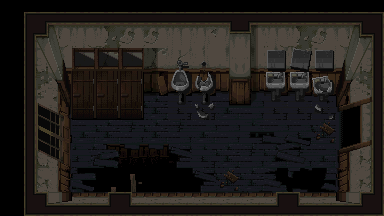

The image is a tile-based game level rendered from a .tmx file. Its description and source (layers, tilesets, objects; grid data summarised) follow:
An orthogonal 16x9 tile map with 24x24 px tiles, 2 tile layers (Background, Foreground), 2 tilesets.

<map version="1.0" tiledversion="1.1.5" orientation="orthogonal" renderorder="right-down" width="16" height="9" tilewidth="24" tileheight="24" infinite="0" nextobjectid="1">
 <tileset firstgid="1" name="BoysBathroomTileset" tilewidth="24" tileheight="24" tilecount="120" columns="10">
  <image source="BoysBathroomTileset.png" width="240" height="288" />
  <tile id="0">
   <properties>
    <property name="blocked" value="" />
   </properties>
  </tile>
  <tile id="1">
   <properties>
    <property name="blocked" value="" />
   </properties>
  </tile>
  <tile id="2">
   <properties>
    <property name="blocked" value="" />
   </properties>
  </tile>
  <tile id="3">
   <properties>
    <property name="blocked" value="" />
   </properties>
  </tile>
  <tile id="4">
   <properties>
    <property name="blocked" value="" />
   </properties>
  </tile>
  <tile id="5">
   <properties>
    <property name="blocked" value="" />
   </properties>
  </tile>
  <tile id="6">
   <properties>
    <property name="blocked" value="" />
   </properties>
  </tile>
  <tile id="7">
   <properties>
    <property name="blocked" value="" />
   </properties>
  </tile>
  <tile id="8">
   <properties>
    <property name="blocked" value="" />
   </properties>
  </tile>
  <tile id="9">
   <properties>
    <property name="blocked" value="" />
   </properties>
  </tile>
  <tile id="10">
   <properties>
    <property name="blocked" value="" />
   </properties>
  </tile>
  <tile id="11">
   <properties>
    <property name="blocked" value="" />
   </properties>
  </tile>
  <tile id="12">
   <properties>
    <property name="blocked" value="" />
   </properties>
  </tile>
  <tile id="13">
   <properties>
    <property name="blocked" value="" />
   </properties>
  </tile>
  <tile id="14">
   <properties>
    <property name="blocked" value="" />
   </properties>
  </tile>
  <tile id="15">
   <properties>
    <property name="blocked" value="" />
   </properties>
  </tile>
  <tile id="16">
   <properties>
    <property name="blocked" value="" />
   </properties>
  </tile>
  <tile id="17">
   <properties>
    <property name="blocked" value="" />
   </properties>
  </tile>
  <tile id="18">
   <properties>
    <property name="blocked" value="" />
   </properties>
  </tile>
  <tile id="19">
   <properties>
    <property name="blocked" value="" />
   </properties>
  </tile>
  <tile id="20">
   <properties>
    <property name="blocked" value="" />
   </properties>
  </tile>
  <tile id="21">
   <properties>
    <property name="blocked" value="" />
   </properties>
  </tile>
  <tile id="22">
   <properties>
    <property name="blocked" value="" />
   </properties>
  </tile>
  <tile id="23">
   <properties>
    <property name="blocked" value="" />
   </properties>
  </tile>
  <tile id="24">
   <properties>
    <property name="blocked" value="" />
   </properties>
  </tile>
  <tile id="25">
   <properties>
    <property name="blocked" value="" />
   </properties>
  </tile>
  <tile id="26">
   <properties>
    <property name="blocked" value="" />
   </properties>
  </tile>
  <tile id="27">
   <properties>
    <property name="blocked" value="" />
   </properties>
  </tile>
  <tile id="28">
   <properties>
    <property name="blocked" value="" />
   </properties>
  </tile>
  <tile id="29">
   <properties>
    <property name="blocked" value="" />
   </properties>
  </tile>
  <tile id="30">
   <properties>
    <property name="blocked" value="" />
   </properties>
  </tile>
  <tile id="31">
   <properties>
    <property name="blocked" value="" />
   </properties>
  </tile>
  <tile id="32">
   <properties>
    <property name="blocked" value="" />
   </properties>
  </tile>
  <tile id="33">
   <properties>
    <property name="blocked" value="" />
   </properties>
  </tile>
  <tile id="34">
   <properties>
    <property name="blocked" value="" />
   </properties>
  </tile>
  <tile id="35">
   <properties>
    <property name="blocked" value="" />
   </properties>
  </tile>
  <tile id="36">
   <properties>
    <property name="blocked" value="" />
   </properties>
  </tile>
  <tile id="37">
   <properties>
    <property name="blocked" value="" />
   </properties>
  </tile>
  <tile id="38">
   <properties>
    <property name="blocked" value="" />
   </properties>
  </tile>
  <tile id="39">
   <properties>
    <property name="blocked" value="" />
   </properties>
  </tile>
  <tile id="40">
   <properties>
    <property name="blocked" value="" />
   </properties>
  </tile>
  <tile id="41">
   <properties>
    <property name="blocked" value="" />
   </properties>
  </tile>
  <tile id="42">
   <properties>
    <property name="blocked" value="" />
   </properties>
  </tile>
  <tile id="43">
   <properties>
    <property name="blocked" value="" />
   </properties>
  </tile>
  <tile id="44">
   <properties>
    <property name="blocked" value="" />
   </properties>
  </tile>
  <tile id="45">
   <properties>
    <property name="blocked" value="" />
   </properties>
  </tile>
  <tile id="46">
   <properties>
    <property name="blocked" value="" />
   </properties>
  </tile>
  <tile id="47">
   <properties>
    <property name="blocked" value="" />
   </properties>
  </tile>
  <tile id="48">
   <properties>
    <property name="blocked" value="" />
   </properties>
  </tile>
  <tile id="49">
   <properties>
    <property name="blocked" value="" />
   </properties>
  </tile>
  <tile id="50">
   <properties>
    <property name="blocked" value="" />
   </properties>
  </tile>
  <tile id="58">
   <properties>
    <property name="blocked" value="" />
   </properties>
  </tile>
  <tile id="59">
   <properties>
    <property name="blocked" value="" />
   </properties>
  </tile>
  <tile id="60">
   <properties>
    <property name="blocked" value="" />
   </properties>
  </tile>
  <tile id="61">
   <properties>
    <property name="blocked" value="" />
   </properties>
  </tile>
  <tile id="71">
   <properties>
    <property name="blocked" value="" />
   </properties>
  </tile>
  <tile id="72">
   <properties>
    <property name="blocked" value="" />
   </properties>
  </tile>
  <tile id="73">
   <properties>
    <property name="blocked" value="" />
   </properties>
  </tile>
  <tile id="76">
   <properties>
    <property name="blocked" value="" />
   </properties>
  </tile>
  <tile id="77">
   <properties>
    <property name="blocked" value="" />
   </properties>
  </tile>
  <tile id="83">
   <properties>
    <property name="blocked" value="" />
   </properties>
  </tile>
  <tile id="84">
   <properties>
    <property name="blocked" value="" />
   </properties>
  </tile>
  <tile id="85">
   <properties>
    <property name="blocked" value="" />
   </properties>
  </tile>
  <tile id="86">
   <properties>
    <property name="blocked" value="" />
   </properties>
  </tile>
  <tile id="88">
   <properties>
    <property name="blocked" value="" />
   </properties>
  </tile>
  <tile id="89">
   <properties>
    <property name="blocked" value="" />
   </properties>
  </tile>
  <tile id="92">
   <properties>
    <property name="blocked" value="" />
   </properties>
  </tile>
  <tile id="93">
   <properties>
    <property name="blocked" value="" />
   </properties>
  </tile>
  <tile id="94">
   <properties>
    <property name="blocked" value="" />
   </properties>
  </tile>
  <tile id="95">
   <properties>
    <property name="blocked" value="" />
   </properties>
  </tile>
  <tile id="96">
   <properties>
    <property name="blocked" value="" />
   </properties>
  </tile>
  <tile id="97">
   <properties>
    <property name="blocked" value="" />
   </properties>
  </tile>
  <tile id="98">
   <properties>
    <property name="blocked" value="" />
   </properties>
  </tile>
  <tile id="99">
   <properties>
    <property name="blocked" value="" />
   </properties>
  </tile>
  <tile id="100">
   <properties>
    <property name="blocked" value="" />
   </properties>
  </tile>
  <tile id="101">
   <properties>
    <property name="blocked" value="" />
   </properties>
  </tile>
  <tile id="102">
   <properties>
    <property name="blocked" value="" />
   </properties>
  </tile>
  <tile id="103">
   <properties>
    <property name="blocked" value="" />
   </properties>
  </tile>
  <tile id="104">
   <properties>
    <property name="blocked" value="" />
   </properties>
  </tile>
  <tile id="105">
   <properties>
    <property name="blocked" value="" />
   </properties>
  </tile>
  <tile id="106">
   <properties>
    <property name="blocked" value="" />
   </properties>
  </tile>
  <tile id="107">
   <properties>
    <property name="blocked" value="" />
   </properties>
  </tile>
  <tile id="108">
   <properties>
    <property name="blocked" value="" />
   </properties>
  </tile>
  <tile id="109">
   <properties>
    <property name="blocked" value="" />
   </properties>
  </tile>
  <tile id="110">
   <properties>
    <property name="blocked" value="" />
   </properties>
  </tile>
  <tile id="111">
   <properties>
    <property name="blocked" value="" />
   </properties>
  </tile>
  <tile id="112">
   <properties>
    <property name="blocked" value="" />
   </properties>
  </tile>
  <tile id="113">
   <properties>
    <property name="blocked" value="" />
   </properties>
  </tile>
  <tile id="114">
   <properties>
    <property name="blocked" value="" />
   </properties>
  </tile>
  <tile id="115">
   <properties>
    <property name="blocked" value="" />
   </properties>
  </tile>
  <tile id="116">
   <properties>
    <property name="blocked" value="" />
   </properties>
  </tile>
  <tile id="117">
   <properties>
    <property name="blocked" value="" />
   </properties>
  </tile>
  <tile id="118">
   <properties>
    <property name="blocked" value="" />
   </properties>
  </tile>
  <tile id="119">
   <properties>
    <property name="blocked" value="" />
   </properties>
  </tile>
 </tileset>
 <tileset firstgid="121" name="BoysBathroomTileset" tilewidth="24" tileheight="24" tilecount="120" columns="10">
  <image source="BoysBathroomTileset.png" width="240" height="288" />
  <tile id="0">
   <properties>
    <property name="blocked" value="" />
   </properties>
  </tile>
  <tile id="1">
   <properties>
    <property name="blocked" value="" />
   </properties>
  </tile>
  <tile id="2">
   <properties>
    <property name="blocked" value="" />
   </properties>
  </tile>
  <tile id="3">
   <properties>
    <property name="blocked" value="" />
   </properties>
  </tile>
  <tile id="4">
   <properties>
    <property name="blocked" value="" />
   </properties>
  </tile>
  <tile id="5">
   <properties>
    <property name="blocked" value="" />
   </properties>
  </tile>
  <tile id="6">
   <properties>
    <property name="blocked" value="" />
   </properties>
  </tile>
  <tile id="7">
   <properties>
    <property name="blocked" value="" />
   </properties>
  </tile>
  <tile id="8">
   <properties>
    <property name="blocked" value="" />
   </properties>
  </tile>
  <tile id="9">
   <properties>
    <property name="blocked" value="" />
   </properties>
  </tile>
  <tile id="10">
   <properties>
    <property name="blocked" value="" />
   </properties>
  </tile>
  <tile id="11">
   <properties>
    <property name="blocked" value="" />
   </properties>
  </tile>
  <tile id="12">
   <properties>
    <property name="blocked" value="" />
   </properties>
  </tile>
  <tile id="13">
   <properties>
    <property name="blocked" value="" />
   </properties>
  </tile>
  <tile id="14">
   <properties>
    <property name="blocked" value="" />
   </properties>
  </tile>
  <tile id="15">
   <properties>
    <property name="blocked" value="" />
   </properties>
  </tile>
  <tile id="16">
   <properties>
    <property name="blocked" value="" />
   </properties>
  </tile>
  <tile id="17">
   <properties>
    <property name="blocked" value="" />
   </properties>
  </tile>
  <tile id="18">
   <properties>
    <property name="blocked" value="" />
   </properties>
  </tile>
  <tile id="19">
   <properties>
    <property name="blocked" value="" />
   </properties>
  </tile>
  <tile id="20">
   <properties>
    <property name="blocked" value="" />
   </properties>
  </tile>
  <tile id="21">
   <properties>
    <property name="blocked" value="" />
   </properties>
  </tile>
  <tile id="22">
   <properties>
    <property name="blocked" value="" />
   </properties>
  </tile>
  <tile id="23">
   <properties>
    <property name="blocked" value="" />
   </properties>
  </tile>
  <tile id="24">
   <properties>
    <property name="blocked" value="" />
   </properties>
  </tile>
  <tile id="25">
   <properties>
    <property name="blocked" value="" />
   </properties>
  </tile>
  <tile id="26">
   <properties>
    <property name="blocked" value="" />
   </properties>
  </tile>
  <tile id="27">
   <properties>
    <property name="blocked" value="" />
   </properties>
  </tile>
  <tile id="28">
   <properties>
    <property name="blocked" value="" />
   </properties>
  </tile>
  <tile id="29">
   <properties>
    <property name="blocked" value="" />
   </properties>
  </tile>
  <tile id="30">
   <properties>
    <property name="blocked" value="" />
   </properties>
  </tile>
  <tile id="31">
   <properties>
    <property name="blocked" value="" />
   </properties>
  </tile>
  <tile id="32">
   <properties>
    <property name="blocked" value="" />
   </properties>
  </tile>
  <tile id="33">
   <properties>
    <property name="blocked" value="" />
   </properties>
  </tile>
  <tile id="34">
   <properties>
    <property name="blocked" value="" />
   </properties>
  </tile>
  <tile id="35">
   <properties>
    <property name="blocked" value="" />
   </properties>
  </tile>
  <tile id="36">
   <properties>
    <property name="blocked" value="" />
   </properties>
  </tile>
  <tile id="37">
   <properties>
    <property name="blocked" value="" />
   </properties>
  </tile>
  <tile id="38">
   <properties>
    <property name="blocked" value="" />
   </properties>
  </tile>
  <tile id="39">
   <properties>
    <property name="blocked" value="" />
   </properties>
  </tile>
  <tile id="40">
   <properties>
    <property name="blocked" value="" />
   </properties>
  </tile>
  <tile id="41">
   <properties>
    <property name="blocked" value="" />
   </properties>
  </tile>
  <tile id="42">
   <properties>
    <property name="blocked" value="" />
   </properties>
  </tile>
  <tile id="43">
   <properties>
    <property name="blocked" value="" />
   </properties>
  </tile>
  <tile id="44">
   <properties>
    <property name="blocked" value="" />
   </properties>
  </tile>
  <tile id="45">
   <properties>
    <property name="blocked" value="" />
   </properties>
  </tile>
  <tile id="46">
   <properties>
    <property name="blocked" value="" />
   </properties>
  </tile>
  <tile id="47">
   <properties>
    <property name="blocked" value="" />
   </properties>
  </tile>
  <tile id="48">
   <properties>
    <property name="blocked" value="" />
   </properties>
  </tile>
  <tile id="49">
   <properties>
    <property name="blocked" value="" />
   </properties>
  </tile>
  <tile id="50">
   <properties>
    <property name="blocked" value="" />
   </properties>
  </tile>
  <tile id="59">
   <properties>
    <property name="blocked" value="" />
   </properties>
  </tile>
  <tile id="60">
   <properties>
    <property name="blocked" value="" />
   </properties>
  </tile>
  <tile id="61">
   <properties>
    <property name="blocked" value="" />
   </properties>
  </tile>
  <tile id="71">
   <properties>
    <property name="blocked" value="" />
   </properties>
  </tile>
  <tile id="72">
   <properties>
    <property name="blocked" value="" />
   </properties>
  </tile>
  <tile id="73">
   <properties>
    <property name="blocked" value="" />
   </properties>
  </tile>
  <tile id="76">
   <properties>
    <property name="blocked" value="" />
   </properties>
  </tile>
  <tile id="77">
   <properties>
    <property name="blocked" value="" />
   </properties>
  </tile>
  <tile id="83">
   <properties>
    <property name="blocked" value="" />
   </properties>
  </tile>
  <tile id="84">
   <properties>
    <property name="blocked" value="" />
   </properties>
  </tile>
  <tile id="85">
   <properties>
    <property name="blocked" value="" />
   </properties>
  </tile>
  <tile id="86">
   <properties>
    <property name="blocked" value="" />
   </properties>
  </tile>
  <tile id="88">
   <properties>
    <property name="blocked" value="" />
   </properties>
  </tile>
  <tile id="89">
   <properties>
    <property name="blocked" value="" />
   </properties>
  </tile>
  <tile id="92">
   <properties>
    <property name="blocked" value="" />
   </properties>
  </tile>
  <tile id="93">
   <properties>
    <property name="blocked" value="" />
   </properties>
  </tile>
  <tile id="94">
   <properties>
    <property name="blocked" value="" />
   </properties>
  </tile>
  <tile id="95">
   <properties>
    <property name="blocked" value="" />
   </properties>
  </tile>
  <tile id="96">
   <properties>
    <property name="blocked" value="" />
   </properties>
  </tile>
  <tile id="97">
   <properties>
    <property name="blocked" value="" />
   </properties>
  </tile>
  <tile id="98">
   <properties>
    <property name="blocked" value="" />
   </properties>
  </tile>
  <tile id="99">
   <properties>
    <property name="blocked" value="" />
   </properties>
  </tile>
  <tile id="100">
   <properties>
    <property name="blocked" value="" />
   </properties>
  </tile>
  <tile id="101">
   <properties>
    <property name="blocked" value="" />
   </properties>
  </tile>
  <tile id="102">
   <properties>
    <property name="blocked" value="" />
   </properties>
  </tile>
  <tile id="103">
   <properties>
    <property name="blocked" value="" />
   </properties>
  </tile>
  <tile id="104">
   <properties>
    <property name="blocked" value="" />
   </properties>
  </tile>
  <tile id="105">
   <properties>
    <property name="blocked" value="" />
   </properties>
  </tile>
  <tile id="106">
   <properties>
    <property name="blocked" value="" />
   </properties>
  </tile>
  <tile id="107">
   <properties>
    <property name="blocked" value="" />
   </properties>
  </tile>
  <tile id="108">
   <properties>
    <property name="blocked" value="" />
   </properties>
  </tile>
  <tile id="109">
   <properties>
    <property name="blocked" value="" />
   </properties>
  </tile>
  <tile id="110">
   <properties>
    <property name="blocked" value="" />
   </properties>
  </tile>
  <tile id="111">
   <properties>
    <property name="blocked" value="" />
   </properties>
  </tile>
  <tile id="112">
   <properties>
    <property name="blocked" value="" />
   </properties>
  </tile>
  <tile id="113">
   <properties>
    <property name="blocked" value="" />
   </properties>
  </tile>
  <tile id="114">
   <properties>
    <property name="blocked" value="" />
   </properties>
  </tile>
  <tile id="115">
   <properties>
    <property name="blocked" value="" />
   </properties>
  </tile>
  <tile id="116">
   <properties>
    <property name="blocked" value="" />
   </properties>
  </tile>
  <tile id="117">
   <properties>
    <property name="blocked" value="" />
   </properties>
  </tile>
  <tile id="118">
   <properties>
    <property name="blocked" value="" />
   </properties>
  </tile>
  <tile id="119">
   <properties>
    <property name="blocked" value="" />
   </properties>
  </tile>
 </tileset>
 <layer name="Background" width="16" height="9">
  <data>[144 cells, 144 non-empty, 103 distinct tile ids]</data>
 </layer>
 <layer name="Foreground" width="16" height="9">
  <data>[144 cells, 0 non-empty, 0 distinct tile ids]</data>
 </layer>
</map>
